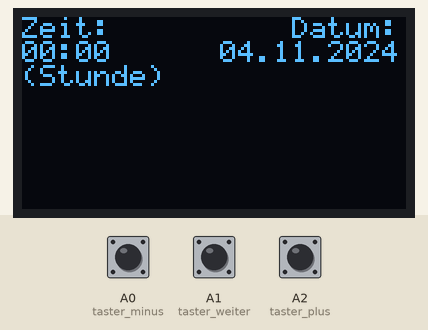
Bench run of a sketch on a simulated Arduino Uno, built with avr-gcc and run on an emulated ATmega328P. On the bench: 128×64 one-colour display. The inputs (shaded band) are chosen by the test bench; at power-on: A1 (taster_weiter) HIGH, A0 (taster_minus) HIGH, A2 (taster_plus) HIGH. The local clock reads 2024-03-15 10:24:30 at power-on unless the sketch sets it.

Above: at 1.2 s.
1.3 s: A1 (taster_weiter) pulled LOW for 1 s
At 3.1 s:
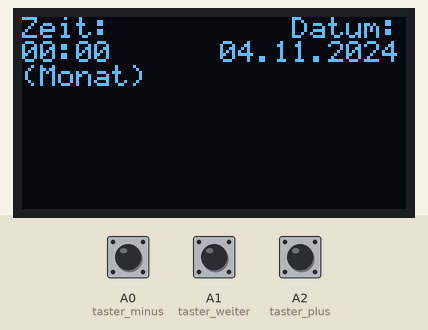
3.8 s: A0 (taster_minus) pulled LOW for 3.2 s
At 7.9 s:
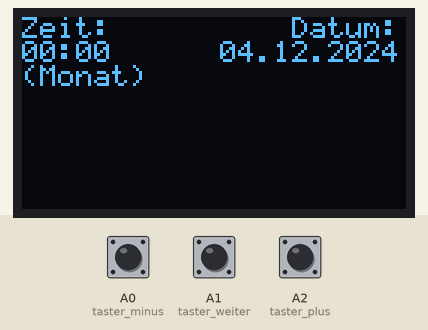
8.5 s: A1 (taster_weiter) pulled LOW for 0.15 s
At 8.59 s:
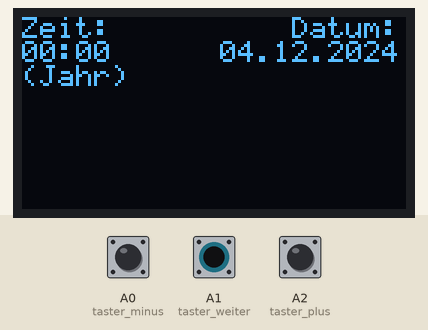
10.1 s: A2 (taster_plus) pulled LOW for 0.15 s
At 10.6 s:
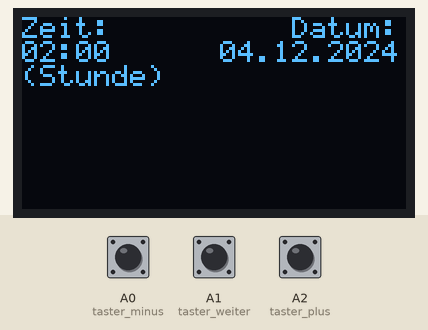
11.7 s: A0 (taster_minus) pulled LOW for 1 s
At 13.4 s:
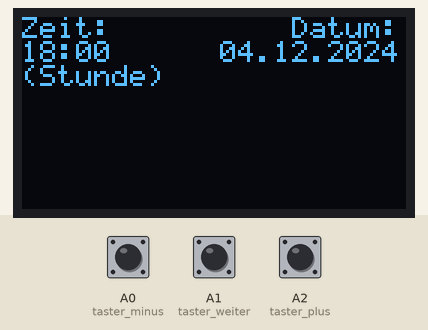
14.2 s: A2 (taster_plus) pulled LOW for 3.2 s
At 14.43 s:
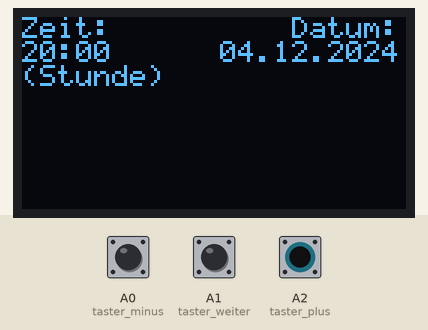
Timing chart, 0 to 17.2 s (numbered marks = the images above; inputs shaded):
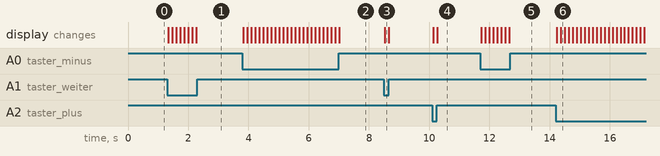

The sketch:

timer.ino
```cpp
//benötigte Bibliothek einbinden
#include <RTClib.h>
#include <Wire.h>
#include "SSD1306Ascii.h"
#include "SSD1306AsciiWire.h"
#define I2C_ADDRESS 0x3C

// Name des RTC-Moduls (rtc)
RTC_DS3231 rtc;

//Name des OLED-Moduls (oled)
SSD1306AsciiWire oled;

//Variablen für die taster
int taster_plus = A2;
int taster_minus = A0;
int taster_weiter = A1;

//Variablen
int angehzeit_h = 0;
int angehzeit_min = 0;
int angehdatum_y = 2024;
int angehdatum_m = 11;
int angehdatum_d = 4;
int modul = 1;
String angehzeit = "";
String angehdatum = "";

void refresh()
{
  //OLED Anzeige
  oled.clear();
  oled.print("Zeit:");
  oled.print("          ");
  oled.println("Datum:");
  if (angehzeit_h < 10)
    oled.print("0");
  oled.print(angehzeit_h);
  oled.print(":");
  if (angehzeit_min < 10)
    oled.print("0");
  oled.print(angehzeit_min);
  oled.print("      ");
  if (angehdatum_d < 10)
    oled.print("0");
  oled.print(angehdatum_d);
  oled.print(".");
  if (angehdatum_m < 10)
    oled.print("0");
  oled.print(angehdatum_m);
  oled.print(".");
  oled.println(angehdatum_y);
  switch (modul)
  {
    case 1:
      oled.println("(Stunde)");
      break;
    case 2:
      oled.println("(Minute)");
      break;
    case 3:
      oled.println("(Tag)");
      break;
    case 4:
      oled.println("(Monat)");
      break;
    case 5:
      oled.println("(Jahr)");
      break;
  }
}

void setup()
{
  // RTC-Modul Setup
  rtc.begin();
  Serial.begin(9600);
  //rtc.adjust(DateTime(2024, 11, 12, 14, 24, 40)); //Wenn noch nicht konfiguriert (YYYY, MM, DD, h, min, sec)

  //OLED-Modul Setup
  Wire.begin();
  Wire.setClock(400000L);
  oled.begin(&Adafruit128x64, I2C_ADDRESS);

  //Taster Setup
  pinMode(taster_plus, INPUT_PULLUP);
  pinMode(taster_minus, INPUT_PULLUP);
  pinMode(taster_weiter, INPUT_PULLUP);

  //OLED start
  oled.setFont(System5x7); // Auswahl der Schriftart
  refresh();
;}

void loop()
{
  //Weckerzeit
  angehzeit = String(angehzeit_h) + ":" + String(angehzeit_min) + ":00";
  angehdatum = String(angehdatum_d) + "." + String(angehdatum_m) + "." + String(angehdatum_y);

  //Zeit/Datum aktuallisieren
  DateTime aktuell = rtc.now(); // rtc.now() -> aktuelle Zeit holen
  char Datum[] = "DD.MM.YYYY"; //Datum speichern
  char Zeit[] = "hh:mm:ss"; // Zeit speichern
  aktuell.toString(Datum);
  aktuell.toString(Zeit);

  //Alarm
  if (String(Datum) == angehdatum && String(Zeit) == angehzeit)
  {
    //Hier eingeben was beim Alarm passieren soll
    Serial.println("Alarm! Alaarm!");
  }

  //Wenn taster_weiter gedrückt ist
  if (digitalRead(taster_weiter) == LOW)
    {
      if (modul !=5)
        modul +=1;
      else
        modul = 1;
      refresh();

      delay(100);
    }
  //Wenn taster_plus gedrückt ist
  if (digitalRead(taster_plus) == LOW)
  {
    switch (modul)
    {
      case 1:
        if (angehzeit_h == 23)
          angehzeit_h = 0;
        else
          angehzeit_h += 1;
        break;
      case 2:
        if (angehzeit_min == 59)
          angehzeit_min = 0;
        else
          angehzeit_min += 1;
        break;
      case 3:
        if ((angehdatum_y%4 == 0 && angehdatum_y%100 != 0 && angehdatum_m == 2) && angehdatum_d == 29)
          angehdatum_d = 1;
        else if ((angehdatum_y%4 != 0 || angehdatum_y%100 == 0 && angehdatum_m == 2) && angehdatum_d == 28)
          angehdatum_d = 1;
        else if ((angehdatum_m == 1 || angehdatum_m == 3 || angehdatum_m == 5 || angehdatum_m == 7 || angehdatum_m == 8 || angehdatum_m == 10 || angehdatum_m == 12) && angehdatum_d == 31)
          angehdatum_d = 1;
        else if ((angehdatum_m == 4 || angehdatum_m == 6 || angehdatum_m == 9 || angehdatum_m == 11) && angehdatum_d == 30)
          angehdatum_d = 1;
        else
          angehdatum_d += 1;
        break;
      case 4:
        if (angehdatum_m == 12)
          angehdatum_m = 1;
        else
          angehdatum_m += 1;
        if ((angehdatum_y%4 == 0 && angehdatum_y%100 != 0 && angehdatum_m == 2) && angehdatum_d > 29)
          angehdatum_d = 29;
        else if ((angehdatum_y%4 != 0 || angehdatum_y%100 == 0 && angehdatum_m == 2) && angehdatum_d > 28)
          angehdatum_d = 28;
        else if ((angehdatum_m == 4 || angehdatum_m == 6 || angehdatum_m == 9 || angehdatum_m == 11) && angehdatum_d > 30)
          angehdatum_d = 30;
        break;
      case 5:
        angehdatum_y += 1;
        break;
    }
    refresh();
    delay(100);
  }
  //Wenn taster_minus gedrückt ist
  if (digitalRead(taster_minus) == LOW)
  {
    switch (modul)
    {
      case 1:
        if (angehzeit_h == 0)
          angehzeit_h = 23;
        else
          angehzeit_h -= 1;
        break;
      case 2:
        if (angehzeit_min == 0)
          angehzeit_min = 59;
        else
          angehzeit_min -= 1;
        break;
      case 3:
        if (angehdatum_y%4 == 0 && angehdatum_y%100 != 0 && angehdatum_m == 2 && angehdatum_d == 1)
          angehdatum_d = 29;
        else if (angehdatum_y%4 != 0 || angehdatum_y%100 == 0 && angehdatum_m == 2 && angehdatum_d == 1)
          angehdatum_d = 28;
        else if (angehdatum_m == 1 || angehdatum_m == 3 || angehdatum_m == 5 || angehdatum_m == 7 || angehdatum_m == 8 || angehdatum_m == 10 || angehdatum_m == 12 && angehdatum_d == 1)
          angehdatum_d = 31;
        else if (angehdatum_m == 4 || angehdatum_m == 6 || angehdatum_m == 9 || angehdatum_m == 11 && angehdatum_d == 1)
          angehdatum_d = 30;
        else
          angehdatum_d -= 1;
        break;
      case 4:
        if (angehdatum_m == 0)
          angehdatum_m = 12;
        else
          angehdatum_m -= 1;
        break;
      case 5:
        angehdatum_y -= 1;
        break;
    }
    refresh();
    delay(100);
  }
 //Ende
}
```

Measured:
- after the input at 1.3 s, the display: first changes at once (image 1 shows a later state)
- after the input at 3.8 s, the display: first changes at once (image 2 shows a later state)
- after the input at 8.5 s, the display: changes at once (image 3)
- after the input at 10.1 s, the display: first changes at once (image 4 shows a later state)
- after the input at 11.7 s, the display: first changes at once (image 5 shows a later state)
- after the input at 14.2 s, the display: first changes at once (image 6 shows a later state)
